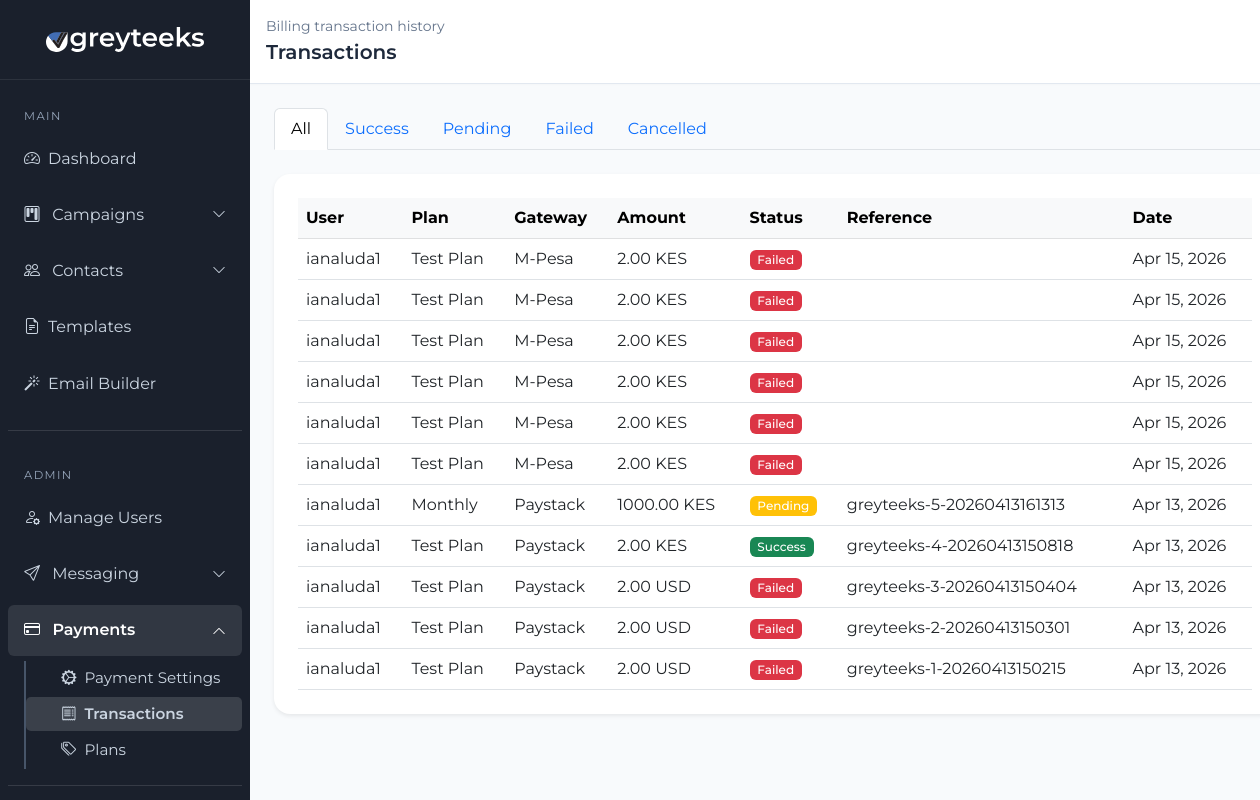
/billing/admin/transactions/ (signed in), run on the app's committed database.
### billing/models.py (models this page shows, shortened)
class PaymentTransaction(models.Model):
    STATUS_CHOICES = [
        ('pending', 'Pending'),
        ('success', 'Success'),
        ('failed', 'Failed'),
        ('cancelled', 'Cancelled'),
    ]
    GATEWAY_CHOICES = [
        ('mpesa', 'M-Pesa'),
        ('paystack', 'Paystack'),
        ('paypal', 'PayPal'),
    ]
    user = models.ForeignKey(settings.AUTH_USER_MODEL, on_delete=models.CASCADE, related_name='transactions')
    plan = models.ForeignKey(PricingPlan, on_delete=models.SET_NULL, null=True)
    gateway = models.CharField(max_length=20, choices=GATEWAY_CHOICES)
    status = models.CharField(max_length=20, choices=STATUS_CHOICES, default='pending')
    amount = models.DecimalField(max_digits=10, decimal_places=2)
    currency = models.CharField(max_length=10, default='KES')
    units_purchased = models.PositiveIntegerField(default=0)
    gateway_reference = models.CharField(max_length=255, blank=True, help_text="Gateway transaction ID")
    mpesa_checkout_request_id = models.CharField(max_length=255, blank=True)
    mpesa_receipt_number = models.CharField(max_length=100, blank=True)
    paystack_reference = models.CharField(max_length=255, blank=True)
    paypal_order_id = models.CharField(max_length=255, blank=True)
    phone_number = models.CharField(max_length=20, blank=True, help_text="For M-Pesa STK push")
    created_at = models.DateTimeField(auto_now_add=True)
    updated_at = models.DateTimeField(auto_now=True)

class PricingPlan(models.Model):
    name = models.CharField(max_length=100)
    units = models.PositiveIntegerField(help_text="Number of message units this plan adds")
    price_kes = models.DecimalField(max_digits=10, decimal_places=2, help_text="Price in KES for M-Pesa")
    price_usd = models.DecimalField(max_digits=10, decimal_places=2, help_text="Price in USD for PayPal/Paystack")
    description = models.TextField(blank=True, default='', help_text="Short description shown on the pricing page")
    is_active = models.BooleanField(default=True)
    is_featured = models.BooleanField(default=False)
    created_at = models.DateTimeField(auto_now_add=True)

### billing/views.py (the view)
# urls.py: path('admin/transactions/', views.admin_transactions, name='admin_transactions'),
@login_required
def admin_transactions(request):
    _require_staff(request)
    status_filter = request.GET.get('status')
    transactions = PaymentTransaction.objects.select_related('user', 'plan').order_by('-created_at')
    if status_filter in ['pending', 'success', 'failed', 'cancelled']:
        transactions = transactions.filter(status=status_filter)
    context = {
        'transactions': transactions,
        'status_filter': status_filter or 'all',
    }
    return render(request, 'billing/admin_transactions.html', context)

### billing/views.py (called while the page is built)
def _require_staff(request):
    if not request.user.is_staff:
        raise PermissionDenied

### templates/billing/admin_transactions.html (shortened to what this page needs)
{% load static %}
<!DOCTYPE html>
<html lang="en">
<head>
    <link href="https://cdn.jsdelivr.net/npm/bootstrap@5.3.0/dist/css/bootstrap.min.css" rel="stylesheet">
    <link rel="stylesheet" href="https://cdn.jsdelivr.net/npm/bootstrap-icons@1.11.3/font/bootstrap-icons.min.css">
    <link rel="stylesheet" href="{% static 'css/dashboard.css' %}">
</head>
<body>
    <div class="container-fluid">
        <div class="row">
            {% include 'includes/sidebar.html' %}
            <main class="col-md-10 p-0">
                <div class="dashboard-top-bar d-flex justify-content-between align-items-center px-3 py-3 bg-white border-bottom">
                    <div>
                        <div class="text-muted small">Billing transaction history</div>
                        <div class="fs-5 fw-semibold">Transactions</div>
                    </div>
                </div>
                <div class="dashboard-content p-4">
                    <div class="mb-4">
                        <div class="nav nav-tabs">
                            <a class="nav-link {% if status_filter == 'all' %}active{% endif %}" href="{% url 'admin_transactions' %}">All</a>
                            <a class="nav-link {% if status_filter == 'success' %}active{% endif %}" href="{% url 'admin_transactions' %}?status=success">Success</a>
                            <a class="nav-link {% if status_filter == 'pending' %}active{% endif %}" href="{% url 'admin_transactions' %}?status=pending">Pending</a>
                            <a class="nav-link {% if status_filter == 'failed' %}active{% endif %}" href="{% url 'admin_transactions' %}?status=failed">Failed</a>
                            <a class="nav-link {% if status_filter == 'cancelled' %}active{% endif %}" href="{% url 'admin_transactions' %}?status=cancelled">Cancelled</a>
                        </div>
                    </div>
                    <div class="card border-0 shadow-sm rounded-4 p-4">
                        <div class="table-responsive">
                            <table class="table table-hover align-middle mb-0">
                                <thead class="table-light">
                                    <tr>
                                        <th>User</th>
                                        <th>Plan</th>
                                        <th>Gateway</th>
                                        <th>Amount</th>
                                        <th>Status</th>
                                        <th>Reference</th>
                                        <th>Date</th>
                                    </tr>
                                </thead>
                                <tbody>
                                    {% for txn in transactions %}
                                        <tr>
                                            <td>{{ txn.user.username }}</td>
                                            <td>{% if txn.plan %}{{ txn.plan.name }}{% else %}N/A{% endif %}</td>
                                            <td>{{ txn.get_gateway_display }}</td>
                                            <td>{{ txn.amount }} {{ txn.currency }}</td>
                                            <td>
                                                <span class="badge {% if txn.status == 'success' %}bg-success{% elif txn.status == 'pending' %}bg-warning{% elif txn.status == 'failed' %}bg-danger{% else %}bg-secondary{% endif %}">
                                                    {{ txn.get_status_display }}
                                                </span>
                                            </td>
                                            <td>{{ txn.gateway_reference|default:txn.paystack_reference|default:txn.paypal_order_id|default:txn.mpesa_receipt_number }}</td>
                                            <td>{{ txn.created_at|date:"M d, Y" }}</td>
                                        </tr>
                                    {% empty %}
                                        <tr>
                                            <td colspan="7" class="text-center text-muted py-4">No transactions found.</td>
                                        </tr>
                                    {% endfor %}
                                </tbody>
                            </table>
                        </div>
                    </div>
                </div>
            </main>
        </div>
    </div>
</body>
</html>

### static/css/dashboard.css (style rules this page uses)
body { background-color: #f8fafc; font-family: 'Montserrat', sans-serif; color: #1e293b; }
main { margin-left: 250px; width: calc(100% - 250px); }
.dashboard-content { padding-left: 1.5rem; padding-right: 1.5rem; }
.dashboard-top-bar { min-height: 80px; background: #ffffff; border-bottom: 1px solid #e2e8f0 !important; box-shadow: 0 1px 2px 0 rgba(0, 0, 0, 0.02); }
.text-muted { color: #64748b !important; }
.badge { font-weight: 500; }

### data on the page
PaymentTransaction: user.username "ianaluda1", plan.name "Test Plan", gateway "M-Pesa", amount "2.00", currency "KES", status "Failed", created_at "Apr 15, 2026"
PaymentTransaction: user.username "ianaluda1", plan.name "Test Plan", gateway "M-Pesa", amount "2.00", currency "KES", status "Failed", created_at "Apr 15, 2026"
PaymentTransaction: user.username "ianaluda1", plan.name "Test Plan", gateway "M-Pesa", amount "2.00", currency "KES", status "Failed", created_at "Apr 15, 2026"
PaymentTransaction: user.username "ianaluda1", plan.name "Test Plan", gateway "M-Pesa", amount "2.00", currency "KES", status "Failed", created_at "Apr 15, 2026"
PaymentTransaction: user.username "ianaluda1", plan.name "Test Plan", gateway "M-Pesa", amount "2.00", currency "KES", status "Failed", created_at "Apr 15, 2026"
PaymentTransaction: user.username "ianaluda1", plan.name "Test Plan", gateway "M-Pesa", amount "2.00", currency "KES", status "Failed", created_at "Apr 15, 2026"
PaymentTransaction: user.username "ianaluda1", plan.name "Monthly", gateway "Paystack", amount "1000.00", currency "KES", status "Pending", gateway_reference "greyteeks-5-20260413161313", created_at "Apr 13, 2026"
PaymentTransaction: user.username "ianaluda1", plan.name "Test Plan", gateway "Paystack", amount "2.00", currency "KES", status "Success", gateway_reference "greyteeks-4-20260413150818", created_at "Apr 13, 2026"
PaymentTransaction: user.username "ianaluda1", plan.name "Test Plan", gateway "Paystack", amount "2.00", currency "USD", status "Failed", gateway_reference "greyteeks-3-20260413150404", created_at "Apr 13, 2026"
PaymentTransaction: user.username "ianaluda1", plan.name "Test Plan", gateway "Paystack", amount "2.00", currency "USD", status "Failed", gateway_reference "greyteeks-2-20260413150301", created_at "Apr 13, 2026"
PaymentTransaction: user.username "ianaluda1", plan.name "Test Plan", gateway "Paystack", amount "2.00", currency "USD", status "Failed", gateway_reference "greyteeks-1-20260413150215", created_at "Apr 13, 2026"
